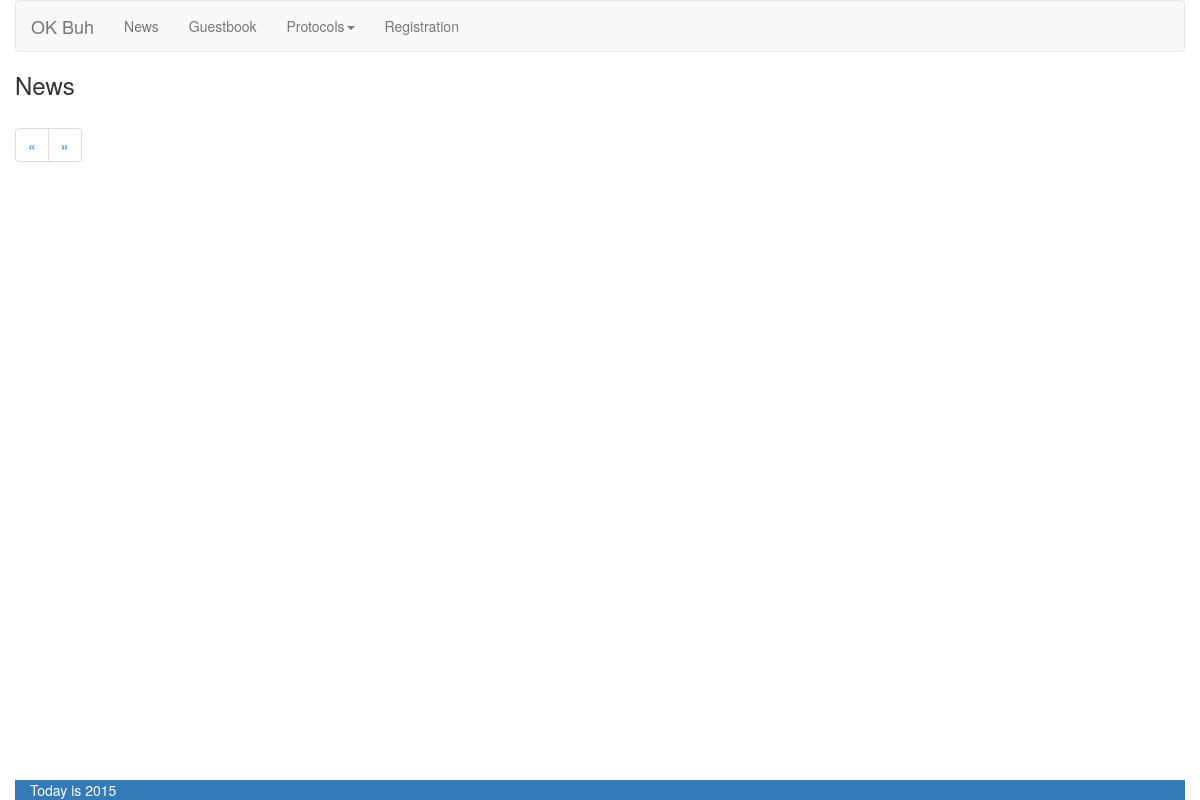
/, run on an earlier commit of the app's database.
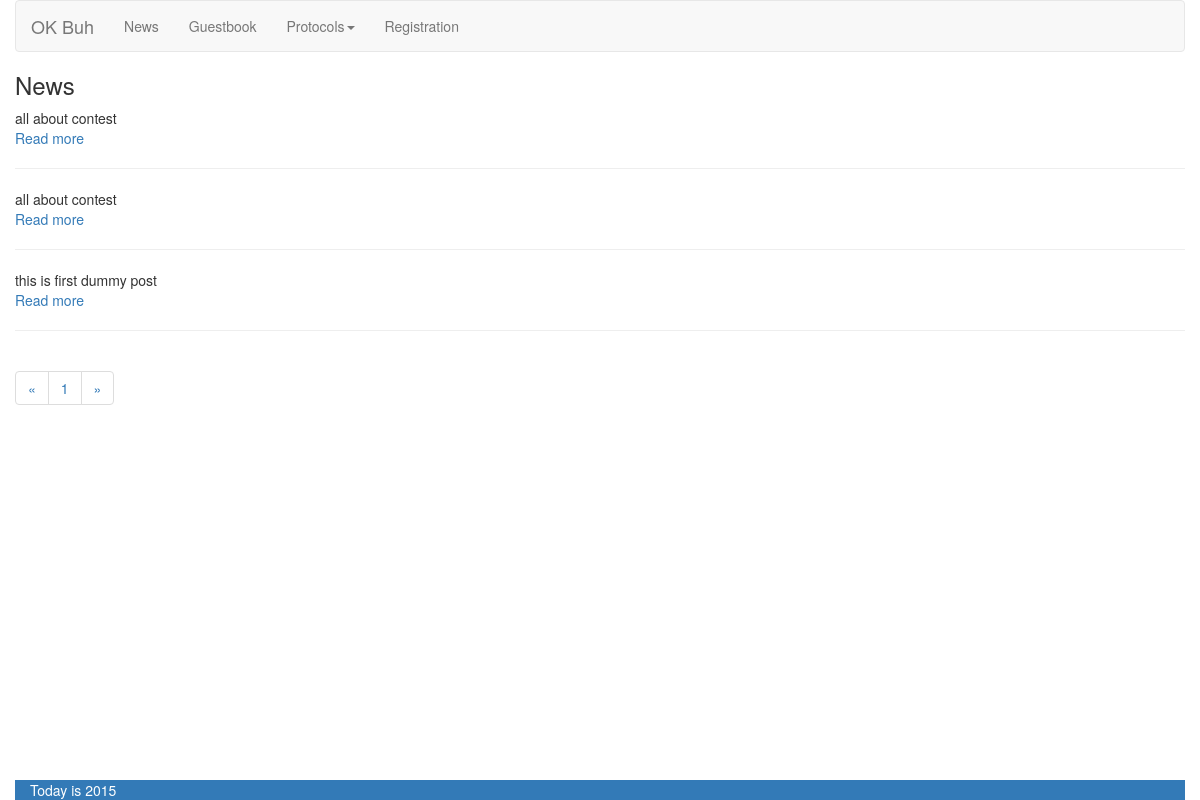
And on a later commit of the database.
### tables this page shows
CREATE TABLE `buh_posts` (
  `id_post` int(11) NOT NULL AUTO_INCREMENT,
  `id_user` int(11) NOT NULL,
  `date_time` timestamp NOT NULL DEFAULT CURRENT_TIMESTAMP,
  `content` text NOT NULL,
  `prev_content` text NOT NULL,
  `title` varchar(45) DEFAULT NULL,
  PRIMARY KEY (`id_post`),
  KEY `id_user` (`id_user`),
  CONSTRAINT `buh_posts_ibfk_1` FOREIGN KEY (`id_user`) REFERENCES `buh_users` (`id_user`)
);

### inc/View.php (called while the page is built, shortened)
<?php
class View
{
    public function render($tplName)
    {
        include 'inc/views/pages/' . $tplName . '.php';
    }
    public static function lang($label)
    {
        return $label;
    }
    public static function generateLink(array $params)
    {
        $address = implode('/', $params);
        return BASE_URL . "/$address";
    }
}

### inc/controllers/NewsController.php (called while the page is built, shortened)
<?php
class NewsController extends Controller
{
    public function defaultAction($pageNum = 1)
    {
        $this->pageAction((int) $pageNum);
    }
    public function pageAction($pageNum=1)
    {
        $pageNum = $this->checkPage((int)$pageNum);
        $offset = ($pageNum - 1) * LIMIT_PER_PAGE;
        $limit = LIMIT_PER_PAGE;
        $this -> view -> newsList = NewsModel::getNewsList($limit,$offset);
        $this->view->pageQuant = ceil(NewsModel::countMessages()/LIMIT_PER_PAGE);
        $this->view->pageCur = $pageNum;
        $this->view->area = 'news';
        $this -> view -> render('news');
    }
}

### index.php (called while the page is built)
<?php
include 'config.php';
new Router();

### config.php (called while the page is built, shortened)
<?php
function autoload($classname) {
    $clsFile = __DIR__.DS.CLS_DIR.DS.$classname.'.php';
    $clsFileUtils = __DIR__.DS.CLS_DIR.DS.'utils'.DS.$classname.'.php';
    $clsFileModel = __DIR__.DS.CLS_DIR.DS.'models'.DS.$classname.'.php';
    $clsFileController = __DIR__.DS.CLS_DIR.DS.'controllers'.DS.$classname.'.php';
    if(file_exists($clsFile)) {
        return true;
    } elseif (file_exists($clsFileUtils)) {
        return true;
    } elseif(file_exists($clsFileModel)) {
        return true;
    } elseif (file_exists($clsFileController)) {
        require_once $clsFileController;
        return true;
    }
    return false;
}

### inc/utils/DB.php (called while the page is built, shortened)
<?php
class DB extends PDO{
    protected static $_instance;
    public static function getInstance() {
        if (self::$_instance === null) {
            self::$_instance = new self;
        }
        return self::$_instance;
    }
}

### inc/models/NewsModel.php (called while the page is built, shortened)
<?php
class NewsModel extends Model
{
    public static function getNewsList($limit, $offset)
    {
        $sth = DB::getInstance()->prepare('SELECT `id_post`,`id_user`,`date_time`,`prev_content` FROM `buh_posts`
 ORDER BY `date_time` DESC LIMIT :limit OFFSET :offset');
        $sth->bindValue(':offset', $offset, PDO::PARAM_INT);
        $sth->bindValue(':limit', $limit, PDO::PARAM_INT);
        $sth->execute();
        return $sth->fetchAll();
    }
}

### inc/Controller.php (called while the page is built, shortened)
<?php
class Controller
{
    public function checkPage($page)
    {
        $page = ($page > 0)?$page:1;
        return $page;
    }
}

### inc/views/pages/news.php (the view, shortened to what this page needs)
<?php require 'inc/views/divs/header.php' ?>
    <h3><?= View::lang('News') ?></h3>
    <div>
        <?php foreach ($this->newsList as $post) { ?>
            <div><?= $post['prev_content'] ?><br>
                <a href="<?= View::generateLink(array('news', 'post', $post['id_post'])) ?>"><?= View::lang('Read more') ?></a>
            </div>
            <hr>
        <?php } ?>
    </div>
<?php
require 'inc/views/divs/paginator.php';
require 'inc/views/divs/footer.php' ?>

### inc/views/divs/paginator.php
<nav>
    <ul class="pagination">
        <li>
            <a href="<?= View::generateLink(array($this->area,'page', $this->pageCur - 1)) ?>" aria-label="<?= View::lang
            ('Previous') ?>">
                <span aria-hidden="true">&laquo;</span>
            </a>
        </li>
        <?php for ($page = 1; $page <= $this->pageQuant; $page++) { ?>
            <li><a href="<?= View::generateLink(array($this->area,'page', $page)) ?>"><?= $page ?></a></li>
        <?php } ?>
        <li>
            <a href="<?= View::generateLink(array($this->area,'page', $this->pageCur + 1)) ?>" aria-label="<?= View::lang('Next')
            ?>">
                <span aria-hidden="true">&raquo;</span>
            </a>
        </li>
    </ul>
</nav>

What changed in the data, as far as the page shows it:
added buh_posts: prev_content "all about contest"
added buh_posts: prev_content "all about contest"
added buh_posts: prev_content "this is first dummy post"
Also different on the page:
new list line: "1"
